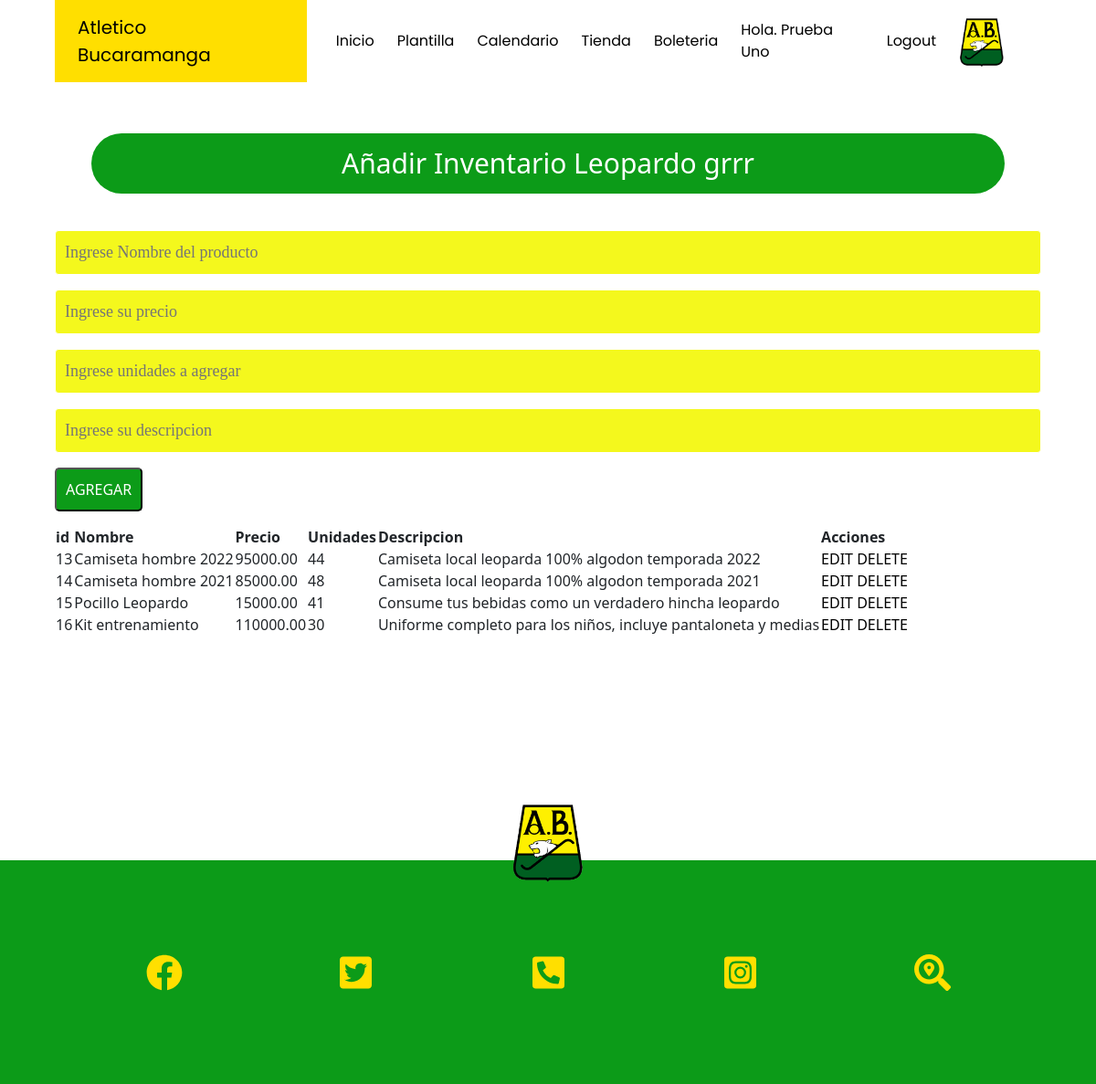
Page /insertar.php (signed in) on the committed database.
### tables this page shows
CREATE TABLE `cliente` (
  `id` int(11) NOT NULL,
  `nombre` varchar(50) NOT NULL,
  `apellido` varchar(50) NOT NULL,
  `correo` varchar(100) NOT NULL,
  `username` varchar(20) NOT NULL,
  `pass` varchar(20) NOT NULL,
  `admin` tinyint(1) DEFAULT 0
);

CREATE TABLE `producto` (
  `id` int(10) NOT NULL,
  `nombre` varchar(100) NOT NULL,
  `precio` decimal(11,2) NOT NULL,
  `unidades` int(11) NOT NULL,
  `descripcion` varchar(100) NOT NULL
);

### insertar.php (the view, shortened to what this page needs)
<?php
  include("conexion.php");
  if (isset($_SESSION['user_id'])) {
        $sql="SELECT id,nombre,apellido,correo,username,pass FROM cliente WHERE id = '".$_SESSION['user_id']."';";
        $resultado=mysqli_query($conexion,$sql);
        $fila=mysqli_fetch_assoc($resultado);
        $user = null;
    if (count($fila) > 0) {
      $user = $fila;
    }
  }
?>
<?php include("template/header.php"); ?>
    <link href="https://cdn.jsdelivr.net/npm/bootstrap@5.1.3/dist/css/bootstrap.min.css" rel="stylesheet"
>
    <link rel="stylesheet" href="css/insertar.css">
</head>
<body>
<div class="contenedor">
<div class="menu">
            <p class="nombret">
                Atletico Bucaramanga
            </p>
            <nav>
                <ul class="lista">
                        <a href="index.php"><li>Inicio</li></a>
                        <a href="plantilla.php"><li>Plantilla</li></a>
                        <a href="calendario.php"><li >Calendario</li></a>
                        <a href="tienda.php"><li>Tienda</li></a>
                        <a href="boleteria.php"><li>Boleteria</li></a>
                        <?php if(!empty($user)): ?>
                                <li class="nombre_usuario">Hola. <?= $user['nombre']; ?> <?= $user['apellido']?></li>
                                <a href="logout.php"><li>Logout</li></a>
                        <?php else: ?>
                                <a href="login_user.php"><li>Login</li></a>
                        <?php endif; ?>
                        <a href="index.php"><li ><img src="img/escudo.png" alt=""></li></a>
                </ul>
            </nav>
        </div>
    <?php
            if(isset($_POST['enviar'])){
                $nombre=$_POST['nombre'];
                $precio=$_POST['precio'];
                $unidades=$_POST['unidades'];
                $descripcion=$_POST['descripcion'];
                include("conexion.php");
                $sql="INSERT INTO producto (nombre, precio, unidades, descripcion)
                VALUES ('".$nombre."','".$precio."','".$unidades."','".$descripcion."')";
                $resultado=mysqli_query($conexion,$sql);
                if($resultado){
                    echo " <script language='JavaScript'>
                            alert('Los datos fueron ingresados correctamente');
                            location.assign('insertar.php');
                            </script>";
                }else{
                    echo " <script language='JavaScript'>
                            alert('ERROR: Los datos NO fueron ingresados correctamente');
                            location.assign('insertar.php');
                            </script>";
                }
                mysqli_close($conexion);
            }else{
        ?>
        <div class="contenedor__login-register">
            <h1 class="titulos">Añadir Inventario Leopardo grrr</h1>
            <form action="<?=$_SERVER['PHP_SELF']?>" method="post">
                <input class="inputs" type="text" name="nombre" id="nombre" placeholder="Ingrese Nombre del producto">
                <input class="inputs" type="text" name="precio" id="precio" placeholder="Ingrese su precio">
                <input class="inputs" type="text" name="unidades" id="unidades" placeholder="Ingrese unidades a agregar">
                <input class="inputs" type="text" name="descripcion" id="descripcion" placeholder="Ingrese su descripcion">
                <input class="btn_agregar" type="submit" name="enviar" value="AGREGAR">
            </form>
        </div>
        <?php
                }
        ?>
         <?php
                include("conexion.php");
                $sql="select * from producto";
                $resultado=mysqli_query($conexion,$sql);
            ?>
        <table>
            <thead>
                <tr>
                    <th>id</th>
                    <th>Nombre</th>
                    <th>Precio</th>
                    <th>Unidades</th>
                    <th>Descripcion</th>
                    <th>Acciones</th>
                </tr>
            </thead>
            <tbody>
                <?php
                    while($filas=mysqli_fetch_assoc($resultado)){
                ?>
                <tr>
                    <td><?php echo $filas['id'] ?></td>
                    <td><?php echo $filas['nombre'] ?></td>
                    <td><?php echo $filas['precio'] ?></td>
                    <td><?php echo $filas['unidades'] ?></td>
                    <td><?php echo $filas['descripcion'] ?></td>
                    <td>
                        <?php echo "<a href='edit.php?id=".$filas['id']."'>EDIT</a>";?>
                        <?php echo "<a href='eliminar.php?id=".$filas['id']."' onclick='return confirmar()'>DELETE</a>";?>
                    </td>
                </tr>
                <?php
                    }
                ?>
            </tbody>
        </table>
    </div>
<?php include("template/footer.php"); ?>

### css/base.css (style rules this page uses)
body { font-family: 'Poppins', sans-serif; margin:0; background-color: #ffffff; }
.nombret { background-color: #ffdf00; font-size: 20px; padding: 15px 25px 15px 25px; display: flex; align-items: center; }
.menu li { list-style: none; margin-right: 25px; }
.menu ul { display: flex; align-items: center; }
.menu { display: flex; justify-content: space-between; align-items: center; color: black; font-family: 'Poppins', sans-serif; }
.menu img { width: 60px; margin-bottom: -3px; margin-left: -5px; margin-right: 10px; }
.lista { display: flex; }
a { text-decoration: none; color: black; }
.titulos { font-size: 30px; background: #0c9b18; margin: 40px; color: white; padding: 15px 30px 15px 30px; border-radius: 73px; text-align: center; }
.contenedor { max-width: 1280px; width: 90%; margin: auto; }

### css/insertar.css (style rules this page uses)
.inputs { width: 100%; background: #f4f81d; padding: 10px; border-radius: 4px; margin-bottom: 16px; border: 1px solid #ffffff; font-family: 'calibri'; font-size: 18px; color: rgb(32, 223, 25); }
a { text-decoration: none; color: black; }
.btn_agregar { background-color: #0c9b18; padding: 10px; border-radius: 5px; color: white; }

### rows in the picture
cliente: nombre "Prueba", apellido "Uno"
producto: id "13", nombre "Camiseta hombre 2022", precio "95000.00", unidades "44", descripcion "Camiseta local leoparda 100% algodon temporada 2022"
producto: id "14", nombre "Camiseta hombre 2021", precio "85000.00", unidades "48", descripcion "Camiseta local leoparda 100% algodon temporada 2021"
producto: id "15", nombre "Pocillo Leopardo", precio "15000.00", unidades "41", descripcion "Consume tus bebidas como un verdadero hincha leopardo"
producto: id "16", nombre "Kit entrenamiento", precio "110000.00", unidades "30", descripcion "Uniforme completo para los niños, incluye pantaloneta y medias"
